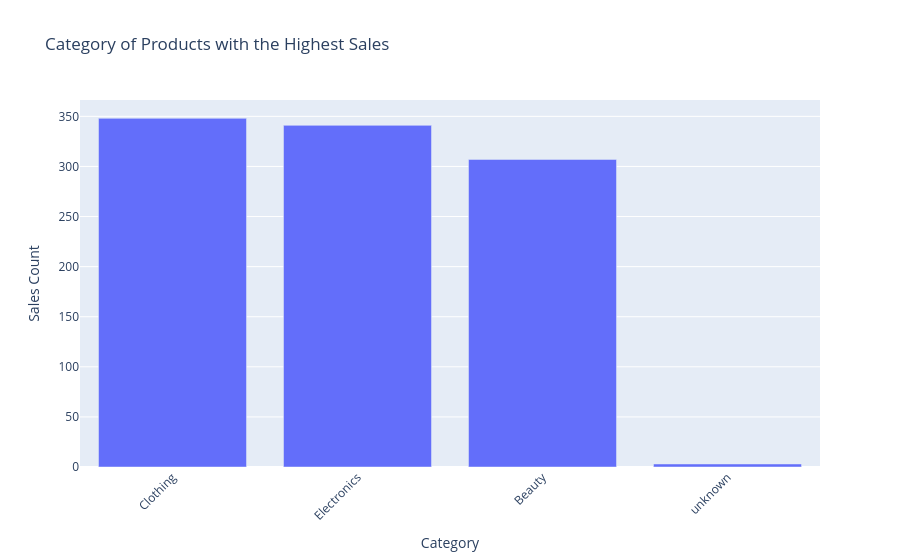

Source (notebook cell):
### Code cell
import plotly.express as px

# Group data
category_sales = df.groupby("Product Category")["Sales"].count().sort_values(ascending=False).head(100).reset_index()

# Create interactive bar chart
fig = px.bar(
    category_sales,
    x="Product Category",
    y="Sales",
    title="Category of Products with the Highest Sales",
    labels={"Product Category": "Category", "Sales": "Sales Count"},
)

fig.update_layout(
    xaxis_tickangle=-45
)

fig.show()

### Figure 1 — Plotly figure (JSON) as saved in the notebook; plotly's stock layout.template omitted (floating-point values rounded to 4 significant figures)
{"data": [{"hovertemplate": "Category=%{x}<br>Sales Count=%{y}<extra></extra>", "legendgroup": "", "marker": {"color": "#636efa", "pattern": {"shape": ""}}, "name": "", "orientation": "v", "showlegend": false, "textposition": "auto", "type": "bar", "x": ["Clothing", "Electronics", "Beauty", "unknown"], "xaxis": "x", "y": [348, 341, 307, 3], "yaxis": "y"}], "layout": {"barmode": "relative", "legend": {"tracegroupgap": 0}, "title": {"text": "Category of Products with the Highest Sales"}, "xaxis": {"anchor": "y", "domain": [0, 1], "tickangle": -45, "title": {"text": "Category"}}, "yaxis": {"anchor": "x", "domain": [0, 1], "title": {"text": "Sales Count"}}}}
